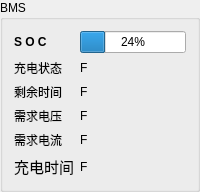
              <widget class="QGroupBox" name="groupBox3">
               <property name="maximumSize">
                <size>
                 <width>200</width>
                 <height>800</height>
                </size>
               </property>
               <property name="font">
                <font>
                 <weight>50</weight>
                 <bold>false</bold>
                </font>
               </property>
               <property name="title">
                <string>BMS</string>
               </property>
               <layout class="QFormLayout" name="formLayout">
                <item row="0" column="0">
                 <widget class="QLabel" name="label2_17">
                  <property name="font">
                   <font>
                    <weight>75</weight>
                    <bold>true</bold>
                   </font>
                  </property>
                  <property name="text">
                   <string>S O C</string>
                  </property>
                  <property name="buddy">
                   <cstring>lineEdit2_2</cstring>
                  </property>
                 </widget>
                </item>
                <item row="0" column="1">
                 <widget class="QProgressBar" name="progressBar">
                  <property name="value">
                   <number>24</number>
                  </property>
                  <property name="textVisible">
                   <bool>true</bool>
                  </property>
                 </widget>
                </item>
                <item row="1" column="0">
                 <widget class="QLabel" name="label3">
                  <property name="text">
                   <string>充电状态 </string>
                  </property>
                 </widget>
                </item>
                <item row="1" column="1">
                 <widget class="QLabel" name="label2_3">
                  <property name="text">
                   <string>F</string>
                  </property>
                 </widget>
                </item>
                <item row="2" column="0">
                 <widget class="QLabel" name="label5">
                  <property name="text">
                   <string>剩余时间</string>
                  </property>
                 </widget>
                </item>
                <item row="2" column="1">
                 <widget class="QLabel" name="label2_4">
                  <property name="text">
                   <string>F</string>
                  </property>
                 </widget>
                </item>
                <item row="3" column="0">
                 <widget class="QLabel" name="label6">
                  <property name="text">
                   <string>需求电压</string>
                  </property>
                 </widget>
                </item>
                <item row="3" column="1">
                 <widget class="QLabel" name="label2_5">
                  <property name="text">
                   <string>F</string>
                  </property>
                 </widget>
                </item>
                <item row="4" column="0">
                 <widget class="QLabel" name="label7">
                  <property name="text">
                   <string>需求电流</string>
                  </property>
                 </widget>
                </item>
                <item row="4" column="1">
                 <widget class="QLabel" name="label2_6">
                  <property name="text">
                   <string>F</string>
                  </property>
                 </widget>
                </item>
                <item row="5" column="0">
                 <widget class="QLabel" name="label2_13">
                  <property name="font">
                   <font>
                    <pointsize>11</pointsize>
                    <weight>50</weight>
                    <bold>false</bold>
                   </font>
                  </property>
                  <property name="text">
                   <string>充电时间</string>
                  </property>
                  <property name="buddy">
                   <cstring>lineEdit2_2</cstring>
                  </property>
                 </widget>
                </item>
                <item row="5" column="1">
                 <widget class="QLabel" name="label2_9">
                  <property name="text">
                   <string>F</string>
                  </property>
                 </widget>
                </item>
               </layout>
              </widget>
